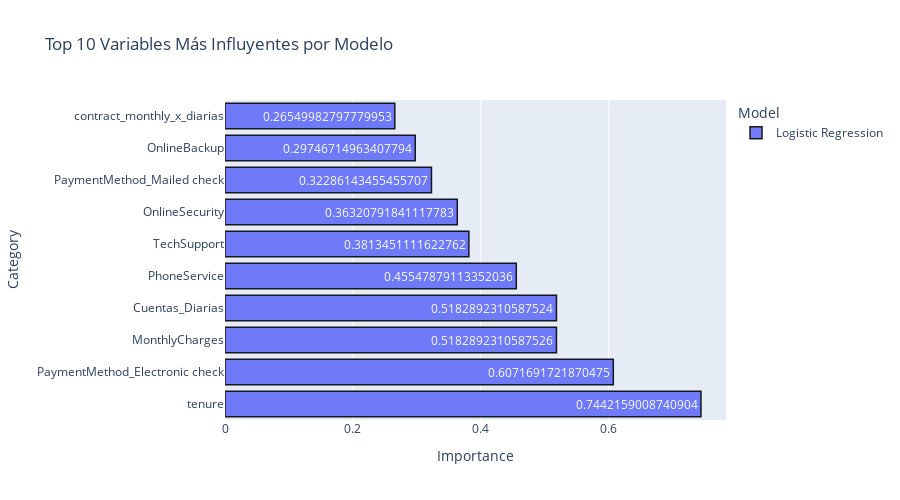

Notebook code for this chart:
### Code cell
import plotly.express as px

# Combinar importancias de los modelos
importances = pd.concat([
    rf_importance.assign(Model="Random Forest"),
    xgb_importance.assign(Model="XGBoost"),
    lr_coefs.assign(Model="Logistic Regression", Importance=lr_coefs["Coef"].abs()).drop(columns=["Coef"])
])
importances = importances.sort_values("Importance", ascending=False).head(10)

fig = px.bar(importances, x="Importance", y="Feature", color="Model", 
            title="Top 10 Variables Más Influyentes por Modelo",
            text="Importance", height=500)
fig.update_layout(barmode='group', xaxis_title='Importance', yaxis_title='Category')
fig.update_traces(marker_line_color='black', marker_line_width=1.5, opacity=0.9)
fig.update_traces(textposition="auto")
fig.write_image('reports/importancia_variables.png')
fig.show()

### Figure 1 — Plotly figure (JSON) as saved in the notebook; plotly's stock layout.template omitted (floating-point values rounded to 4 significant figures)
{"data": [{"hovertemplate": "Model=Logistic Regression<br>Importance=%{text}<br>Feature=%{y}<extra></extra>", "legendgroup": "Logistic Regression", "marker": {"color": "#636efa", "line": {"color": "black", "width": 1.5}, "pattern": {"shape": ""}}, "name": "Logistic Regression", "opacity": 0.9, "orientation": "h", "showlegend": true, "text": [0.7442, 0.6072, 0.5183, 0.5183, 0.4555, 0.3813, 0.3632, 0.3229, 0.2975, 0.2655], "textposition": "auto", "type": "bar", "x": [0.7442, 0.6072, 0.5183, 0.5183, 0.4555, 0.3813, 0.3632, 0.3229, 0.2975, 0.2655], "xaxis": "x", "y": ["tenure", "PaymentMethod_Electronic check", "MonthlyCharges", "Cuentas_Diarias", "PhoneService", "TechSupport", "OnlineSecurity", "PaymentMethod_Mailed check", "OnlineBackup", "contract_monthly_x_diarias"], "yaxis": "y"}], "layout": {"barmode": "group", "height": 500, "legend": {"title": {"text": "Model"}, "tracegroupgap": 0}, "title": {"text": "Top 10 Variables Más Influyentes por Modelo"}, "xaxis": {"anchor": "y", "domain": [0, 1], "title": {"text": "Importance"}}, "yaxis": {"anchor": "x", "domain": [0, 1], "title": {"text": "Category"}}}}
